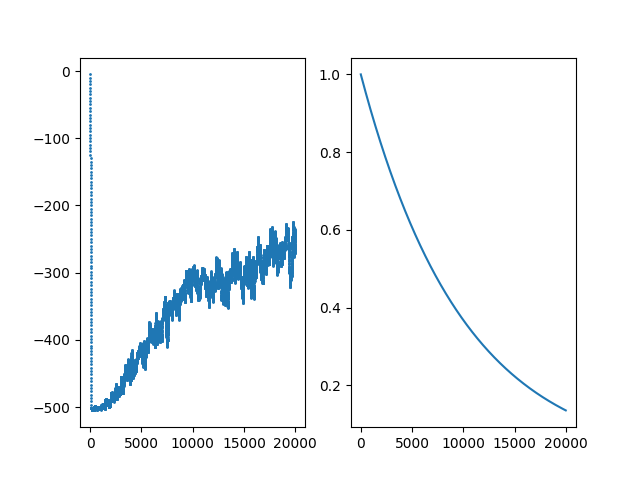

Reproduce this figure in Python.
import gymnasium as gym
import numpy as np
import matplotlib.pyplot as plt
import os
import pickle

current_dir = os.path.dirname(os.path.abspath(__file__))

divisions = 10

cos_1_space = np.linspace(-1, 1, divisions)
sin_1_space = np.linspace(-1, 1, divisions)
cos_2_space = np.linspace(-1, 1, divisions)
sin_2_space = np.linspace(-1, 1, divisions)
ang_vel_1_space = np.linspace(-12.6, 12.6, divisions)
ang_vel_2_space = np.linspace(-28.3, 1, divisions)


def parse_state(state):
    cos_1 = np.digitize(state[0], cos_1_space)
    sin_1 = np.digitize(state[1], sin_1_space)
    cos_2 = np.digitize(state[2], cos_2_space)
    sin_2 = np.digitize(state[3], sin_2_space)
    ang_vel_1 = np.digitize(state[4], ang_vel_1_space)
    ang_vel_2 = np.digitize(state[5], ang_vel_2_space)
    return (
        cos_1
        + sin_1 * (divisions + 1)
        + cos_2 * (divisions + 1) ** 2
        + sin_2 * (divisions + 1) ** 3
        + ang_vel_1 * (divisions + 1) ** 4
        + ang_vel_2 * (divisions + 1) ** 5
    )


def train(num_episodes):
    learning_rate = 0.05
    discount_factor = 0.995
    epsilon = 1.0
    epsilon_decay = 0.9999
    min_epsilon = 0.01

    q_table = np.zeros(((divisions + 1) ** 6, 3))

    env = gym.make("Acrobot-v1")

    def choose_action(state):
        if np.random.random() < epsilon:
            return env.action_space.sample()
        else:
            return np.argmax(q_table[state, :])

    reward_history = []
    epsilon_history = []

    for episode in range(num_episodes):
        if episode % 500 == 0:
            print(f"On episode {episode}")
        state = env.reset()[0]
        state = parse_state(state)
        terminated = False
        truncated = False
        reward_sum = 0

        while not terminated and not truncated:
            action = choose_action(state)
            new_state, reward, terminated, truncated, _ = env.step(action)
            new_state = parse_state(new_state)
            old_reward = q_table[state, action]
            new_max = np.max(q_table[new_state, :])
            q_table[state, action] = (
                1 - learning_rate
            ) * old_reward + learning_rate * (discount_factor * new_max + reward)
            state = new_state
            reward_sum += reward

        reward_history.append(reward_sum)
        epsilon_history.append(epsilon)

        epsilon = max(min_epsilon, epsilon * epsilon_decay)

    env.close()

    sum_rewards = np.zeros(num_episodes)
    for t in range(num_episodes):
        sum_rewards[t] = np.sum(reward_history[max(0, t - 100) : (t + 1)]) / 100

    plt.subplot(121)
    plt.scatter(np.arange(num_episodes), sum_rewards, s=1)

    plt.subplot(122)
    plt.plot(epsilon_history)

    plt.savefig(os.path.join(current_dir, "acrobot_q.png"))

    with open(os.path.join(current_dir, "acrobot_q.pkl"), "wb") as f:
        pickle.dump(q_table, f)


def test(num_episodes):
    with open(os.path.join(current_dir, "acrobot_q.pkl"), "rb") as f:
        q_table = pickle.load(f)

    env = gym.make("Acrobot-v1", render_mode="human")

    def choose_action(state):
        return np.argmax(q_table[state, :])

    for episode in range(num_episodes):
        state = env.reset()[0]
        state = parse_state(state)
        terminated = False
        truncated = False

        while not terminated and not truncated:
            action = choose_action(state)
            new_state, reward, terminated, truncated, _ = env.step(action)
            new_state = parse_state(new_state)
            state = new_state

    env.close()


train(20000)
test(10)
